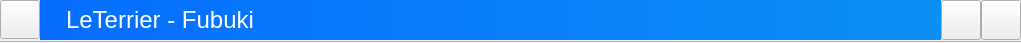
       <widget class="QFrame" name="frmTop">
        <property name="geometry">
         <rect>
          <x>0</x>
          <y>0</y>
          <width>1021</width>
          <height>40</height>
         </rect>
        </property>
        <property name="maximumSize">
         <size>
          <width>16777215</width>
          <height>40</height>
         </size>
        </property>
        <property name="styleSheet">
         <string notr="true">background-image: url(:/data/images/top);
background-repeat: repeat-no;
background-position: top right;

</string>
        </property>
        <property name="frameShape">
         <enum>QFrame::NoFrame</enum>
        </property>
        <property name="frameShadow">
         <enum>QFrame::Raised</enum>
        </property>
        <layout class="QGridLayout" name="gridLayout_6">
         <property name="margin">
          <number>0</number>
         </property>
         <property name="spacing">
          <number>0</number>
         </property>
         <item row="0" column="0">
          <widget class="AbulEduFlatBoutonV1" name="btnFeuille">
           <property name="minimumSize">
            <size>
             <width>40</width>
             <height>39</height>
            </size>
           </property>
           <property name="maximumSize">
            <size>
             <width>40</width>
             <height>39</height>
            </size>
           </property>
           <property name="cursor">
            <cursorShape>PointingHandCursor</cursorShape>
           </property>
           <property name="styleSheet">
            <string notr="true">QPushButton &gt; *{color:red;}QPushButton{border: none; color:rgba(0,0,0,255);background-repeat: no-repeat;background-color:rgba(6,109,255,255);image-position: center;}:hover{color:rgba(0,0,255,255);background-color:rgba(7,146,235,0);image-position: center;}:pressed{color:rgba(0,0,255,255);background-color:rgba(7,146,235,0);image-position: center;}:disabled{border: none; color:rgba(160,160,164,255);background-color:rgba(0,0,0,0);image:none;image-position: center;}</string>
           </property>
           <property name="CouleurFondNormale" stdset="0">
            <color>
             <red>6</red>
             <green>109</green>
             <blue>255</blue>
            </color>
           </property>
           <property name="CouleurFondSurvol" stdset="0">
            <color alpha="0">
             <red>7</red>
             <green>146</green>
             <blue>235</blue>
            </color>
           </property>
           <property name="CouleurFondPressed" stdset="0">
            <color alpha="0">
             <red>7</red>
             <green>146</green>
             <blue>235</blue>
            </color>
           </property>
           <property name="iconeNormale" stdset="0">
            <string/>
           </property>
          </widget>
         </item>
         <item row="0" column="2">
          <widget class="AbulEduFlatBoutonV1" name="btnMinimized">
           <property name="minimumSize">
            <size>
             <width>40</width>
             <height>40</height>
            </size>
           </property>
           <property name="maximumSize">
            <size>
             <width>40</width>
             <height>40</height>
            </size>
           </property>
           <property name="cursor">
            <cursorShape>PointingHandCursor</cursorShape>
           </property>
           <property name="toolTip">
            <string/>
           </property>
           <property name="whatsThis">
            <string>new</string>
           </property>
           <property name="styleSheet">
            <string notr="true">QPushButton &gt; *{color:red;}QPushButton{border: none; color:rgba(255,255,255,255);background-repeat: no-repeat;background-color:rgba(0,0,0,0);border-image:url(':/icones/new');image-position: center;}:hover{color:rgba(255,255,255,255);background-color:rgba(0,0,0,0);border-image:url(':/icones/newHover');image-position: center;}:pressed{color:rgba(255,255,255,255);background-color:rgba(255,255,255,50);image-position: center;}:disabled{border: none; color:rgba(160,160,164,255);background-color:rgba(0,0,0,0);image:none;image-position: center;}</string>
           </property>
           <property name="text">
            <string/>
           </property>
           <property name="CouleurTexteNormale" stdset="0">
            <color>
             <red>255</red>
             <green>255</green>
             <blue>255</blue>
            </color>
           </property>
           <property name="CouleurTexteSurvol" stdset="0">
            <color>
             <red>255</red>
             <green>255</green>
             <blue>255</blue>
            </color>
           </property>
           <property name="CouleurTextePressed" stdset="0">
            <color>
             <red>255</red>
             <green>255</green>
             <blue>255</blue>
            </color>
           </property>
           <property name="CouleurFondPressed" stdset="0">
            <color alpha="50">
             <red>6</red>
             <green>109</green>
             <blue>255</blue>
            </color>
           </property>
           <property name="iconeNormale" stdset="0">
            <string>:/mrpatate/buttons/showMinimized</string>
           </property>
           <property name="IconeSurvol" stdset="0">
            <string/>
           </property>
          </widget>
         </item>
         <item row="0" column="3">
          <widget class="AbulEduFlatBoutonV1" name="btnFullScreen">
           <property name="minimumSize">
            <size>
             <width>40</width>
             <height>40</height>
            </size>
           </property>
           <property name="maximumSize">
            <size>
             <width>40</width>
             <height>40</height>
            </size>
           </property>
           <property name="cursor">
            <cursorShape>PointingHandCursor</cursorShape>
           </property>
           <property name="toolTip">
            <string/>
           </property>
           <property name="whatsThis">
            <string>new</string>
           </property>
           <property name="styleSheet">
            <string notr="true">QPushButton &gt; *{color:red;}QPushButton{border: none; color:rgba(255,255,255,255);background-repeat: no-repeat;background-color:rgba(0,0,0,0);border-image:url(':/icones/new');image-position: center;}:hover{color:rgba(255,255,255,255);background-color:rgba(0,0,0,0);border-image:url(':/icones/newHover');image-position: center;}:pressed{color:rgba(255,255,255,255);background-color:rgba(255,255,255,50);image-position: center;}:disabled{border: none; color:rgba(160,160,164,255);background-color:rgba(0,0,0,0);image:none;image-position: center;}</string>
           </property>
           <property name="text">
            <string/>
           </property>
           <property name="CouleurTexteNormale" stdset="0">
            <color>
             <red>255</red>
             <green>255</green>
             <blue>255</blue>
            </color>
           </property>
           <property name="CouleurTexteSurvol" stdset="0">
            <color>
             <red>255</red>
             <green>255</green>
             <blue>255</blue>
            </color>
           </property>
           <property name="CouleurTextePressed" stdset="0">
            <color>
             <red>255</red>
             <green>255</green>
             <blue>255</blue>
            </color>
           </property>
           <property name="CouleurFondPressed" stdset="0">
            <color alpha="50">
             <red>6</red>
             <green>109</green>
             <blue>255</blue>
            </color>
           </property>
           <property name="iconeNormale" stdset="0">
            <string>:/mrpatate/buttons/showMaximized</string>
           </property>
           <property name="IconeSurvol" stdset="0">
            <string/>
           </property>
          </widget>
         </item>
         <item row="1" column="0" colspan="4">
          <widget class="Line" name="topSeparatorLine">
           <property name="styleSheet">
            <string notr="true">background-color:transparent;
color:rgba(129, 198, 251, 255);	</string>
           </property>
           <property name="frameShadow">
            <enum>QFrame::Plain</enum>
           </property>
           <property name="orientation">
            <enum>Qt::Horizontal</enum>
           </property>
          </widget>
         </item>
         <item row="0" column="1">
          <widget class="QLabel" name="lblTitre">
           <property name="cursor">
            <cursorShape>ArrowCursor</cursorShape>
           </property>
           <property name="styleSheet">
            <string notr="true">QLabel {
padding-left:20px;
background-color: qlineargradient( x1:0 y1:0, x2:1 y2:0, stop:0 #066DFF, stop:1 #0D90F6);
color:white;
font-size:24px;

}</string>
           </property>
           <property name="text">
            <string>LeTerrier - Fubuki</string>
           </property>
          </widget>
         </item>
        </layout>
       </widget>
